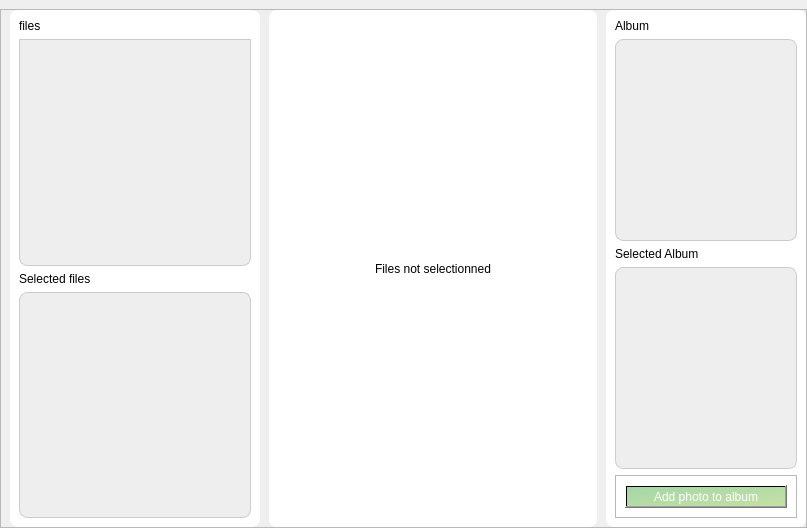
<?xml version="1.0" encoding="UTF-8"?>
<ui version="4.0">
 <class>FileManager</class>
 <widget class="QWidget" name="FileManager">
  <property name="geometry">
   <rect>
    <x>0</x>
    <y>0</y>
    <width>807</width>
    <height>528</height>
   </rect>
  </property>
  <property name="windowTitle">
   <string>Form</string>
  </property>
  <property name="styleSheet">
   <string notr="true">#frame_album {
	background: #fff;
	border-radius: 8px;
}
#frame_files  {
	background: #fff;
	border-radius: 8px;
}
#frame_menu {
	background: #fff;
	border-radius: 8px;
}

#frame_photo {
	background: #fff;
	border-radius: 8px;
}

#addPhoto {
	background: qlineargradient(x1: 0, y1: 0, x2: 1, y2: 1, stop: 0 #A5D6A7, stop: 1 #C5E1A5);
	color: #fff;
}

QPushButton:hover {
	border: 4px solid #fff;
}

#listWidget_existingAlbum {
	background: #eee;
	border-radius: 8px;
	border: 1px solid #ccc;
}

#listWidget_selectedAlbum {
	background: #eee;
	border-radius: 8px;
	border: 1px solid #ccc;
}

#treeView {
	background: #eee;
 	border-radius: 8px;
    border-top-left-radius: 0px;
    border-top-right-radius: 0px;
	border: 1px solid #ccc;
}

#listWidget_selectedFiles {
	background: #eee;
	border-radius: 8px;
	border: 1px solid #ccc;
}

QMessageBox QPushButton {
	background: #fff;
	max-height: 35px;
	max-width: 40px;
	min-width: 30px;
	border-radius: 7px;
	border: 2px solid white;
	padding: 5px;
	color : black;
	font: 400 13pt &quot;Segoe UI&quot;;
}</string>
  </property>
  <layout class="QVBoxLayout" name="verticalLayout">
   <property name="spacing">
    <number>6</number>
   </property>
   <property name="leftMargin">
    <number>0</number>
   </property>
   <property name="topMargin">
    <number>9</number>
   </property>
   <property name="rightMargin">
    <number>0</number>
   </property>
   <property name="bottomMargin">
    <number>0</number>
   </property>
   <item>
    <widget class="QFrame" name="frame">
     <property name="frameShape">
      <enum>QFrame::StyledPanel</enum>
     </property>
     <property name="frameShadow">
      <enum>QFrame::Raised</enum>
     </property>
     <layout class="QHBoxLayout" name="horizontalLayout" stretch="5,0,0">
      <property name="spacing">
       <number>9</number>
      </property>
      <property name="leftMargin">
       <number>9</number>
      </property>
      <property name="topMargin">
       <number>0</number>
      </property>
      <property name="rightMargin">
       <number>0</number>
      </property>
      <property name="bottomMargin">
       <number>0</number>
      </property>
      <item>
       <widget class="QFrame" name="frame_files">
        <property name="sizePolicy">
         <sizepolicy hsizetype="Fixed" vsizetype="Preferred">
          <horstretch>0</horstretch>
          <verstretch>0</verstretch>
         </sizepolicy>
        </property>
        <property name="minimumSize">
         <size>
          <width>0</width>
          <height>0</height>
         </size>
        </property>
        <property name="maximumSize">
         <size>
          <width>250</width>
          <height>16777215</height>
         </size>
        </property>
        <property name="frameShape">
         <enum>QFrame::StyledPanel</enum>
        </property>
        <property name="frameShadow">
         <enum>QFrame::Raised</enum>
        </property>
        <layout class="QVBoxLayout" name="verticalLayout_2">
         <item>
          <widget class="QLabel" name="label">
           <property name="text">
            <string>files</string>
           </property>
          </widget>
         </item>
         <item>
          <widget class="QTreeView" name="treeView"/>
         </item>
         <item>
          <widget class="QLabel" name="label_2">
           <property name="text">
            <string>Selected files</string>
           </property>
          </widget>
         </item>
         <item>
          <widget class="QListWidget" name="listWidget_selectedFiles"/>
         </item>
        </layout>
       </widget>
      </item>
      <item>
       <widget class="QFrame" name="frame_photo">
        <property name="enabled">
         <bool>true</bool>
        </property>
        <property name="sizePolicy">
         <sizepolicy hsizetype="Expanding" vsizetype="Expanding">
          <horstretch>0</horstretch>
          <verstretch>0</verstretch>
         </sizepolicy>
        </property>
        <property name="frameShape">
         <enum>QFrame::StyledPanel</enum>
        </property>
        <property name="frameShadow">
         <enum>QFrame::Raised</enum>
        </property>
        <layout class="QVBoxLayout" name="verticalLayout_3" stretch="0">
         <property name="spacing">
          <number>6</number>
         </property>
         <property name="leftMargin">
          <number>9</number>
         </property>
         <property name="topMargin">
          <number>9</number>
         </property>
         <property name="rightMargin">
          <number>9</number>
         </property>
         <property name="bottomMargin">
          <number>9</number>
         </property>
         <item>
          <widget class="QLabel" name="label_photo">
           <property name="sizePolicy">
            <sizepolicy hsizetype="Preferred" vsizetype="Preferred">
             <horstretch>0</horstretch>
             <verstretch>0</verstretch>
            </sizepolicy>
           </property>
           <property name="text">
            <string>Files not selectionned</string>
           </property>
           <property name="alignment">
            <set>Qt::AlignCenter</set>
           </property>
          </widget>
         </item>
        </layout>
       </widget>
      </item>
      <item>
       <widget class="QFrame" name="frame_album">
        <property name="sizePolicy">
         <sizepolicy hsizetype="Fixed" vsizetype="Preferred">
          <horstretch>0</horstretch>
          <verstretch>0</verstretch>
         </sizepolicy>
        </property>
        <property name="maximumSize">
         <size>
          <width>200</width>
          <height>16777215</height>
         </size>
        </property>
        <property name="frameShape">
         <enum>QFrame::StyledPanel</enum>
        </property>
        <property name="frameShadow">
         <enum>QFrame::Raised</enum>
        </property>
        <property name="lineWidth">
         <number>1</number>
        </property>
        <layout class="QVBoxLayout" name="verticalLayout_7">
         <property name="spacing">
          <number>6</number>
         </property>
         <property name="leftMargin">
          <number>9</number>
         </property>
         <property name="topMargin">
          <number>9</number>
         </property>
         <property name="rightMargin">
          <number>9</number>
         </property>
         <item>
          <widget class="QLabel" name="label_3">
           <property name="text">
            <string>Album</string>
           </property>
          </widget>
         </item>
         <item>
          <widget class="QListWidget" name="listWidget_existingAlbum"/>
         </item>
         <item>
          <widget class="QLabel" name="label_4">
           <property name="text">
            <string>Selected Album</string>
           </property>
          </widget>
         </item>
         <item>
          <widget class="QListWidget" name="listWidget_selectedAlbum"/>
         </item>
         <item>
          <widget class="QFrame" name="frame_3">
           <property name="frameShape">
            <enum>QFrame::StyledPanel</enum>
           </property>
           <property name="frameShadow">
            <enum>QFrame::Raised</enum>
           </property>
           <layout class="QVBoxLayout" name="verticalLayout_6">
            <item>
             <widget class="QPushButton" name="addPhoto">
              <property name="maximumSize">
               <size>
                <width>16777215</width>
                <height>40</height>
               </size>
              </property>
              <property name="font">
               <font>
                <pointsize>-1</pointsize>
               </font>
              </property>
              <property name="cursor">
               <cursorShape>PointingHandCursor</cursorShape>
              </property>
              <property name="styleSheet">
               <string notr="true">#addPhoto {
	font-size : 12px;
}</string>
              </property>
              <property name="text">
               <string>Add photo to album</string>
              </property>
             </widget>
            </item>
           </layout>
          </widget>
         </item>
        </layout>
       </widget>
      </item>
     </layout>
    </widget>
   </item>
  </layout>
 </widget>
 <resources/>
 <connections/>
</ui>
